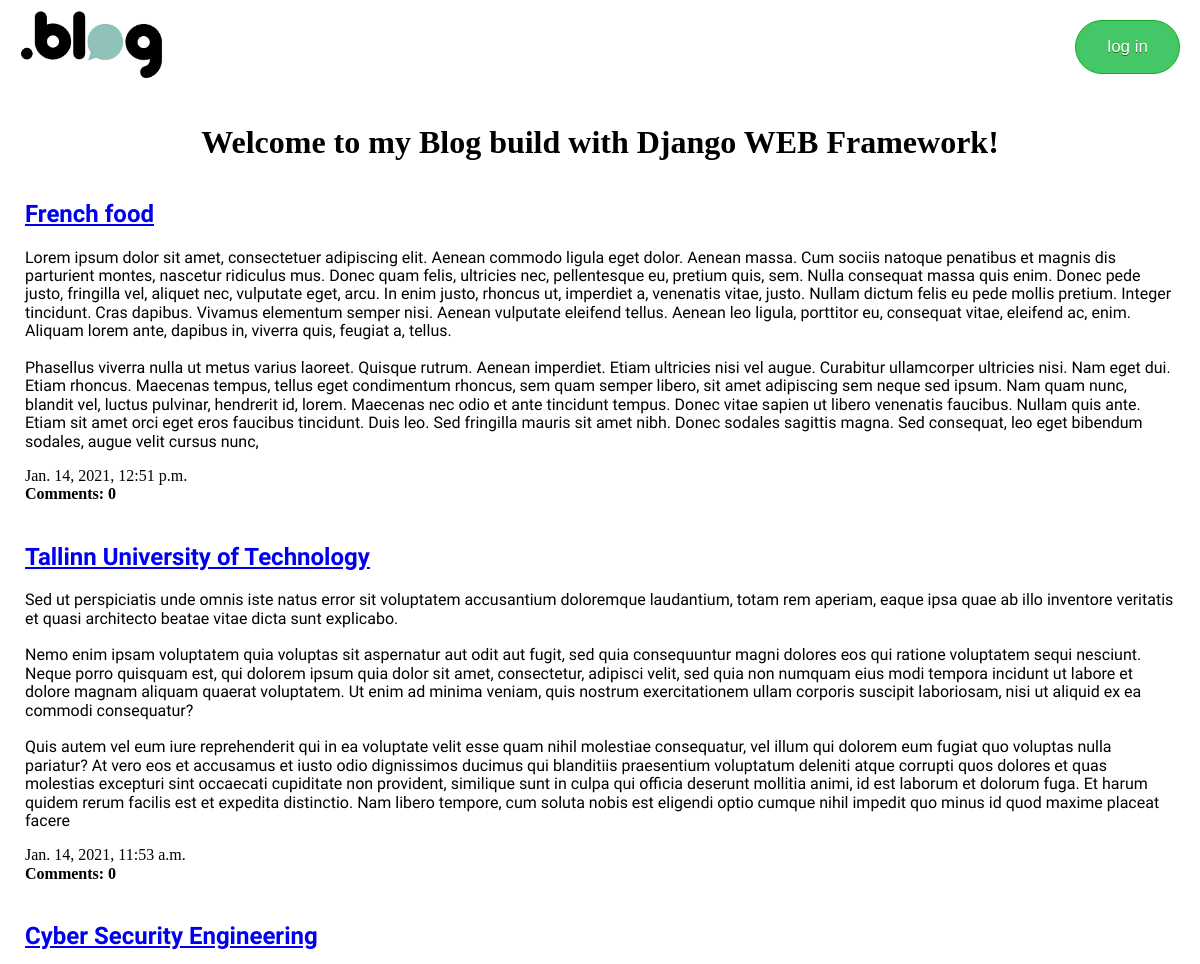
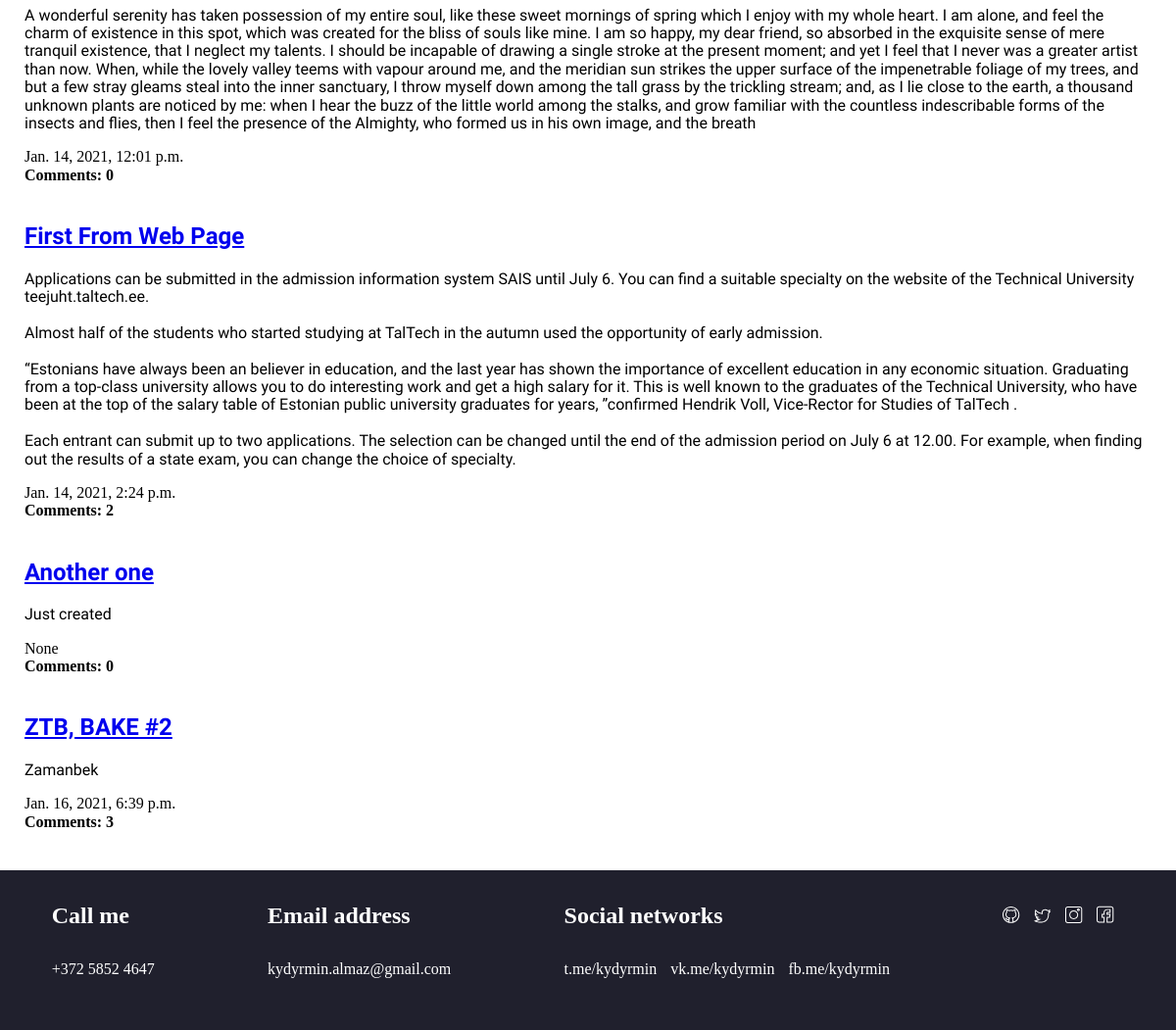
The page / on the database its author committed (2 pictures, top to bottom).
### blog/models.py (models this page shows, shortened)
class Post(models.Model):
    author = models.ForeignKey(settings.AUTH_USER_MODEL, on_delete=models.CASCADE)
    title = models.CharField(max_length=200)
    text = models.TextField()
    created_date = models.DateTimeField(default=timezone.now)
    published_date = models.DateTimeField(blank=True, null=True)
    def approved_comments(self):
        return self.comments.filter(approved_comment=True)

### blog/views.py (the view)
# urls.py: path('', views.IndexView.as_view(), name='post_list'),
class IndexView(TemplateView):
    template_name = 'blog/post_list.html'
    def get_context_data(self, *args, **kwargs):
        context = super().get_context_data(*args, **kwargs)
        context['posts'] = Post.objects.all()
        return context

### blog/templates/blog/post_list.html
{% extends 'blog/base.html' %}
{% block content %}
    <div class="posts">
        {% for post in posts %}
            <div class="post">
                <a href="{% url 'post_detail' pk=post.pk %}"><h2 class="post-title">{{ post.title }}</h2></a>
                <p class="post-text">{{ post.text|linebreaksbr }}</p>
                <span class="date">{{ post.published_date }}</span>
                <br><strong>Comments: {{ post.approved_comments.count }}</strong>
            </div>
        {% endfor %}
    </div>
{% endblock %}

### blog/templates/blog/base.html (shortened to what this page needs)
{% load static %}
<!DOCTYPE html>
<html lang="en">
<head>
    <link rel="stylesheet" href="{% static 'css/style.css' %}">
    <link rel="stylesheet" href="{% static 'css/normalize.css' %}">
</head>
<body>
    <section class="base">
        <header class="header">
        <a href="{% url 'post_list' %}" class="home">
            <img src="{% static 'img/logo.png' %}" alt="logo" class="logo">
        </a>
        {% if user.is_authenticated %}
            <p>Hello {{ user.username }}</p>
            <a href="{% url 'logout' %}"><button class="button login">log out</button></a>
        {% else %}
            <a href="{% url 'login' %}"><button class="button login">log in</button></a>
        {% endif %}
        </header>
        <div class="welcome">
            <h1 class="welcome-title">Welcome to my Blog build with Django WEB Framework!</h1>
        </div>
        <section class="body">
            {% block content %}
            {% endblock %}
        </section>
        <footer class="footer">
            <div class="contacts-text">
                <div class="contacts-data">
                    <div class="contacts-phone">
                        <h4 class="contacts-title">Call me</h4>
                        <a class="contacts-link" href="tel:+37258524647">+372 5852 4647</a>
                    </div>
                    <div class="contacts-mail">
                        <h4 class="contacts-title">Email address</h4>
                        <a class="contacts-link" href="mailto:kydyrmin.almaz@gmail.com">kydyrmin.almaz@gmail.com</a>
                    </div>
                    <div class="contacts-social">
                        <h4 class="contacts-title">Social networks</h4>
                        <a href="#" class="contacts-link contacts-link-special">t.me/kydyrmin</a>
                        <a href="#" class="contacts-link contacts-link-special">vk.me/kydyrmin</a>
                        <a href="#" class="contacts-link contacts-link-special">fb.me/kydyrmin</a>
                    </div>
                    <div class="social-links">
                        <a href="https://github.com/AlekefromKz" class="social-link"><img src="{% static 'img/social-links/github.svg' %}" alt="github"></a>
                        <a href="https://vk.com/id526744264" class="social-link"><img src=" {% static 'img/social-links/twitter.svg' %}" alt="twitter"></a>
                        <a href="https://www.instagram.com/almaz.kydyrmin/" class="social-link"><img src=" {% static 'img/social-links/instagram.svg' %}" alt="instagram"></a>
                        <a href="https://www.facebook.com/profile.php?id=100022690693990" class="social-link"><img src="{% static 'img/social-links/facebook.svg' %}" alt="facebook"></a>
                    </div>
                </div>
            </div>
        </footer>
    </section>
</body>
</html>

### blog/static/css/style.css (style rules this page uses)
.logo { height: 70px; }
.button { background-color:#44c767; border-radius:28px; border:1px solid #18ab29; display:inline-block; cursor:pointer; color:#ffffff; font-family:Arial; font-size:17px; padding:16px 31px; text-decoration:none; text-shadow:0px 1px 0px #2f6627; margin-left: 10px; }
.header { padding-left: 20px; padding-right: 20px; margin-top: 10px; display: flex; justify-content: space-between; align-items: center; margin-bottom: 40px; }
.base { max-width: 1840px; margin: auto; }
.welcome { text-align: center; margin-bottom: 40px; }
.posts { padding-left: 25px; padding-right: 25px; }
.post { margin-bottom: 40px; }
.post-title { font-family: 'Potta One', cursive; }
.post-text { font-family: 'Padauk', sans-serif; }
.footer { margin-top: 30px; background-color: #20202D; color: white; text-decoration: none; }
.contacts-data { display: flex; flex-wrap: wrap; justify-content: space-around; align-items: baseline; }
.contacts-phone, .contacts-mail { margin-bottom: 53px; }
.contacts-title { font-weight: bold; font-size: 24px; line-height: 28px; }
.contacts-link { text-decoration: none; color: inherit; margin-right: 10px; }
.social-link { margin-right: 10px; }

### rows shown on the page
Post: title "French food", text "Lorem ipsum dolor sit amet, consectetuer adipiscing elit. Aenean commodo ligula eget dolor. Aenean massa. Cum sociis natoque penatibus et magnis dis parturient montes, nascetur ridiculus mus. Donec quam felis, ultricies nec, pellentesque eu, pretium quis, sem. Nulla consequat massa quis enim. Donec pede justo, fringilla vel, aliquet nec, vulputate eget, arcu. In enim justo, rhoncus ut, imperdiet a, venenatis vitae, justo. Nullam dictum felis eu pede mollis pretium. Integer tincidunt. Cras dapibus. Vivamus elementum semper nisi. Aenean vulputate eleifend tellus. Aenean leo ligula, porttitor eu, consequat vitae, eleifend ac, enim. Aliquam lorem ante, dapibus in, viverra quis, feugiat a,…", published_date "Jan. 14, 2021, 12:51 p.m.", approved_comments.count "0"
Post: title "Tallinn University of Technology", text "Sed ut perspiciatis unde omnis iste natus error sit voluptatem accusantium doloremque laudantium, totam rem aperiam, eaque ipsa quae ab illo inventore veritatis et quasi architecto beatae vitae dicta sunt explicabo. Nemo enim ipsam voluptatem quia voluptas sit aspernatur aut odit aut fugit, sed quia consequuntur magni dolores eos qui ratione voluptatem sequi nesciunt. Neque porro quisquam est, qui dolorem ipsum quia dolor sit amet, consectetur, adipisci velit, sed quia non numquam eius modi tempora incidunt ut labore et dolore magnam aliquam quaerat voluptatem. Ut enim ad minima veniam, quis nostrum exercitationem ullam corporis suscipit laboriosam, nisi ut aliquid ex ea commodi…", published_date "Jan. 14, 2021, 11:53 a.m.", approved_comments.count "0"
Post: title "Cyber Security Engineering", text "A wonderful serenity has taken possession of my entire soul, like these sweet mornings of spring which I enjoy with my whole heart. I am alone, and feel the charm of existence in this spot, which was created for the bliss of souls like mine. I am so happy, my dear friend, so absorbed in the exquisite sense of mere tranquil existence, that I neglect my talents. I should be incapable of drawing a single stroke at the present moment; and yet I feel that I never was a greater artist than now. When, while the lovely valley teems with vapour around me, and the meridian sun strikes the upper surface of the impenetrable foliage of my trees, and but a few stray gleams steal into the inner sanctuary,…", published_date "Jan. 14, 2021, 12:01 p.m.", approved_comments.count "0"
Post: title "First From Web Page", text "Applications can be submitted in the admission information system SAIS until July 6. You can find a suitable specialty on the website of the Technical University teejuht.taltech.ee. Almost half of the students who started studying at TalTech in the autumn used the opportunity of early admission. “Estonians have always been an believer in education, and the last year has shown the importance of excellent education in any economic situation. Graduating from a top-class university allows you to do interesting work and get a high salary for it. This is well known to the graduates of the Technical University, who have been at the top of the salary table of Estonian public university graduates…", published_date "Jan. 14, 2021, 2:24 p.m.", approved_comments.count "2"
Post: title "Another one", text "Just created", published_date "None", approved_comments.count "0"
Post: title "ZTB, BAKE #2", text "Zamanbek", published_date "Jan. 16, 2021, 6:39 p.m.", approved_comments.count "3"
